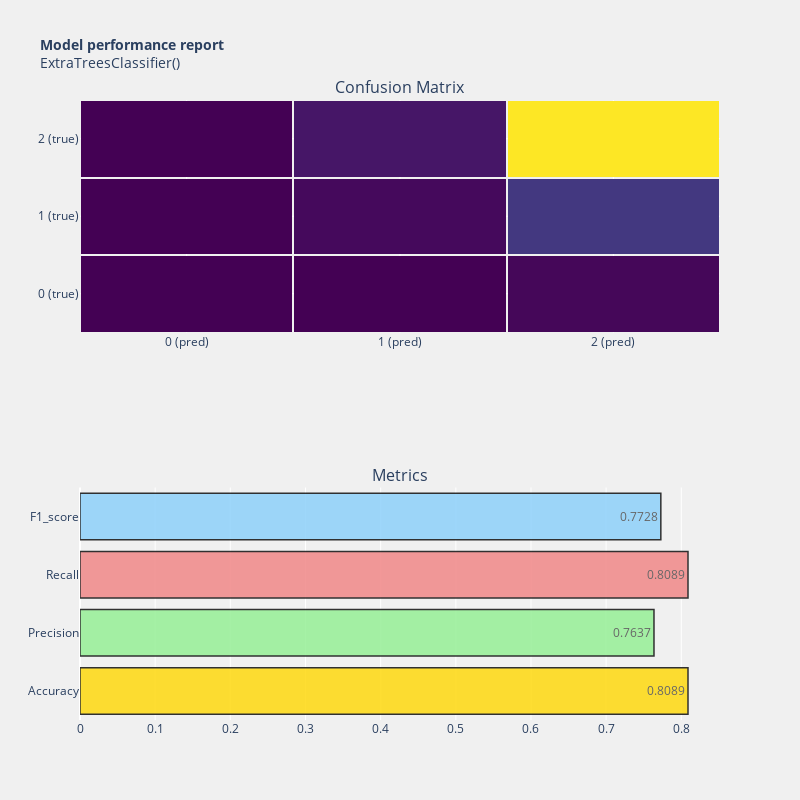

The cell this chart's notebook holds for it:
### Code cell
model_performance(extree,y_test, y_pred)

### Figure 1 — Plotly figure (JSON) as saved in the notebook; plotly's stock layout.template omitted (floating-point values rounded to 4 significant figures)
{"data": [{"colorscale": [[0, "#440154"], [0.1111, "#482878"], [0.2222, "#3e4989"], [0.3333, "#31688e"], [0.4444, "#26828e"], [0.5556, "#1f9e89"], [0.6667, "#35b779"], [0.7778, "#6ece58"], [0.8889, "#b5de2b"], [1, "#fde725"]], "showscale": false, "x": ["0 (pred)", "1 (pred)", "2 (pred)"], "xaxis": "x", "xgap": 2, "y": ["0 (true)", "1 (true)", "2 (true)"], "yaxis": "y", "ygap": 2, "z": [[1, 3, 48], [0, 68, 484], [0, 171, 2920]], "type": "heatmap"}, {"marker": {"color": ["gold", "lightgreen", "lightcoral", "lightskyblue"], "line": {"color": "#000000", "width": 1.5}}, "opacity": 0.8, "orientation": "h", "text": [0.8089, 0.7637, 0.8089, 0.7728], "textposition": "auto", "x": [0.8089, 0.7637, 0.8089, 0.7728], "xaxis": "x2", "y": ["Accuracy", "Precision", "Recall", "F1_score"], "yaxis": "y2", "type": "bar"}], "layout": {"annotations": [{"font": {"size": 16}, "showarrow": false, "text": "Confusion Matrix", "x": 0.5, "xanchor": "center", "xref": "paper", "y": 1, "yanchor": "bottom", "yref": "paper"}, {"font": {"size": 16}, "showarrow": false, "text": "Metrics", "x": 0.5, "xanchor": "center", "xref": "paper", "y": 0.375, "yanchor": "bottom", "yref": "paper"}], "autosize": true, "height": 800, "paper_bgcolor": "rgba(240,240,240, 0.95)", "plot_bgcolor": "rgba(240,240,240, 0.95)", "showlegend": false, "title": {"font": {"size": 14}, "text": "<b>Model performance report</b><br>ExtraTreesClassifier()"}, "width": 800, "xaxis": {"anchor": "y", "domain": [0, 1]}, "yaxis": {"anchor": "x", "domain": [0.625, 1]}, "xaxis2": {"anchor": "y2", "domain": [0, 1]}, "yaxis2": {"anchor": "x2", "domain": [0, 0.375]}}}
